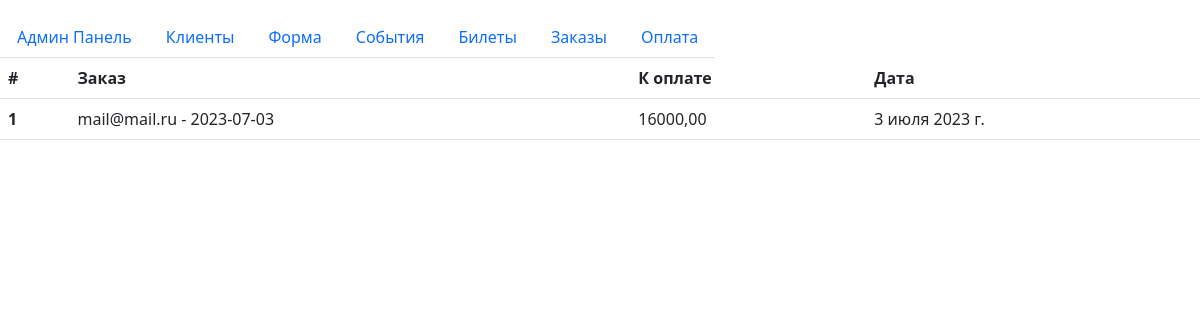
Page /orders/payments/ on the committed database.
### order/models.py (models this page shows, shortened)
class Payment(models.Model):
    order = models.ForeignKey(Order, on_delete=models.CASCADE, verbose_name="Заказ")
    payment_date = models.DateField(verbose_name="Дата оплаты", auto_now_add=True)
    payment_amount = models.DecimalField(max_digits=10, decimal_places=2, verbose_name="К оплате")
    history = HistoricalRecords()
    class Meta:
        verbose_name = "Оплата"
        verbose_name_plural = "Оплата"

class Order(models.Model):
    customer = models.ForeignKey(Customer, on_delete=models.CASCADE, verbose_name="Клиент")
    order_date = models.DateField(verbose_name="Дата заказа", auto_now_add=True)
    entries = models.ManyToManyField(TicketInOrder, verbose_name="Билеты")
    history = HistoricalRecords()
    def __str__(self):
        return f"{self.customer.email} - {self.order_date}"
    class Meta:
        verbose_name = "Заказ"
        verbose_name_plural = "Заказы"

### customer/models.py (models this page shows, shortened)
class Customer(models.Model):
    first_name = models.CharField('Имя', max_length=50, default='')
    last_name = models.CharField('Фамилия', max_length=50, default='')
    email = models.EmailField('Электронная почта', default='', unique=True)
    gender_choices = (
        ('M', 'Мужской'),
        ('F', 'Женский'),
    )
    gender = models.CharField('Пол', max_length=1, choices=gender_choices, default='M')
    history = HistoricalRecords()
    class Meta:
        verbose_name = "Клиент"
        verbose_name_plural = "Клиенты"

### order/views.py (the view)
# urls.py: path('payments/', views.payment, name='payments'),
def payment(request):
    payments = Payment.objects.all()
    return render(request, "orders/payments.html", {"payments": payments})

### templates/orders/payments.html
{% extends '_base.html' %}
{% block content %}
    <table class="table">
        <thead>
            <tr>
                <th scope="col">#</th>
                <th scope="col">Заказ</th>
                <th scope="col">К оплате</th>
                <th scope="col">Дата</th>
            </tr>
        </thead>
        <tbody>
            {% for payment in payments %}
            <tr class="tr">
                <th scope="row" >{{ payment.id }}</th>
                <td>{{ payment.order }}</td>
                <td>{{ payment.payment_amount }}</td>
                <td>{{ payment.payment_date }}</td>
            </tr>
            {% endfor %}
        </tbody>
    </table>
{% endblock content %}

### static/styles.css (style rules this page uses)
body { background-color: white; }

### rows in the picture
Payment: id "1", order "mail@mail.ru - 2023-07-03", payment_amount "16000,00", payment_date "3 июля 2023 г."
